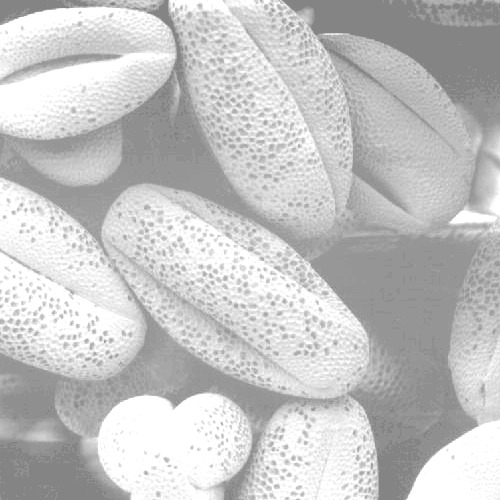
#> input picture Assignment 2/Histogram/1.tif, 500 x 500 px
$ python hist.py 1.tif
#> lines starting #> are read from the running program, lines starting #| are printed output that depends on the picture
import sys 												# For taking argument through terminal
import numpy as np
import matplotlib.pyplot as plt 						# Plotting of Histogram
import cv2


# Taking Argument Through Terminal and Validating

if len(sys.argv)>1:
	fname = sys.argv[1]
else :
    print("usage : python hist.py <image_file>")

im = cv2.imread(fname)
#> im is the input picture: shape (500, 500, 3); min 132, max 255, mean 196.4

if im is None:
    print('Failed to load image file:', fname)
    sys.exit(1)

def generateHistogram(im):
	gray = cv2.cvtColor(im,cv2.COLOR_BGR2GRAY)			# Coverting into gray image
	hist = cv2.calcHist([gray],[0],None,[256],[0,256])	# cv2.calcHist(images, channels, mask, histSize, ranges[, hist[, accumulate]])
#> hist = 256 values, max 28659 at index 255, min 0 at index 0, mean 976.6
	plt.plot(hist)										# Plotting using matplotlib
	plt.xlabel('Pixel Values')
	plt.ylabel('No. of Pixels')
	plt.title('Histogram of Image')
	plt.grid(True)
	plt.show()											# Displaying histogram
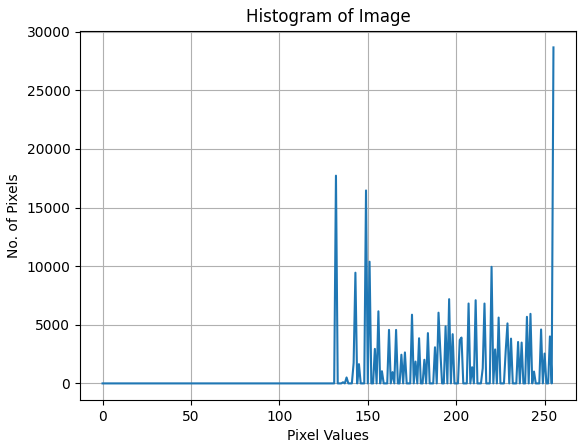
#> figure drawn by matplotlib, 1 panel; curve peaks at x = 255, y = 28659


cv2.imshow('image',im)									# Display original image
generateHistogram(im)									# Display loaded image
